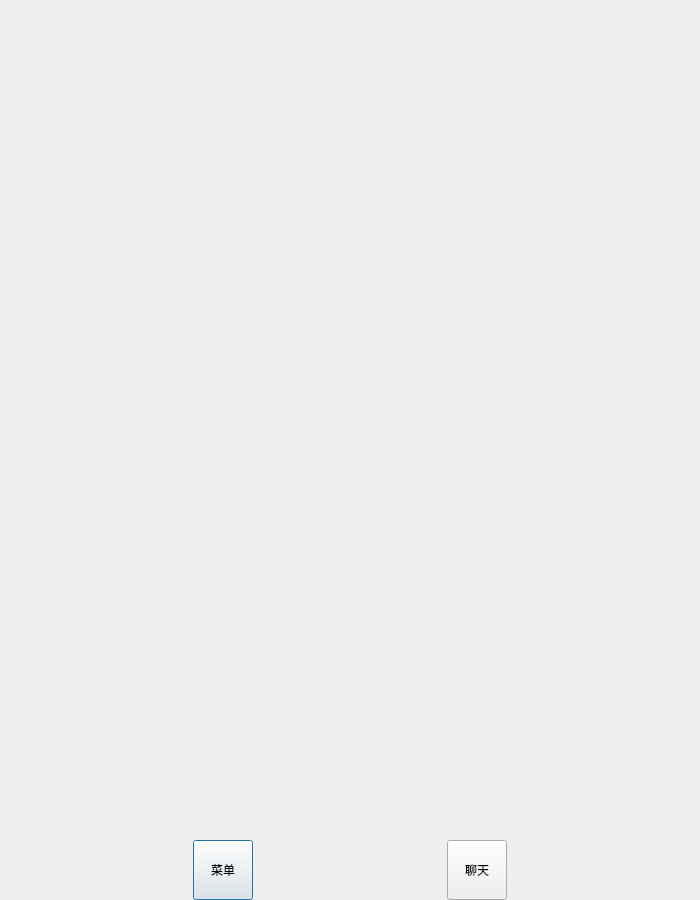
<?xml version="1.0" encoding="UTF-8"?>
<ui version="4.0">
 <class>ApplicationDialog</class>
 <widget class="QDialog" name="ApplicationDialog">
  <property name="geometry">
   <rect>
    <x>0</x>
    <y>0</y>
    <width>700</width>
    <height>900</height>
   </rect>
  </property>
  <property name="minimumSize">
   <size>
    <width>700</width>
    <height>900</height>
   </size>
  </property>
  <property name="maximumSize">
   <size>
    <width>700</width>
    <height>900</height>
   </size>
  </property>
  <property name="windowTitle">
   <string>Dialog</string>
  </property>
  <layout class="QVBoxLayout" name="verticalLayout">
   <property name="spacing">
    <number>0</number>
   </property>
   <property name="leftMargin">
    <number>0</number>
   </property>
   <property name="topMargin">
    <number>0</number>
   </property>
   <property name="rightMargin">
    <number>0</number>
   </property>
   <property name="bottomMargin">
    <number>0</number>
   </property>
   <item>
    <layout class="QVBoxLayout" name="verticalLayout_2">
     <property name="bottomMargin">
      <number>0</number>
     </property>
     <item>
      <widget class="QStackedWidget" name="stackedWidget">
       <property name="currentIndex">
        <number>1</number>
       </property>
       <widget class="MenuDialog" name="menu_wid"/>
       <widget class="ChatDialog" name="chat_wid"/>
      </widget>
     </item>
     <item>
      <layout class="QHBoxLayout" name="horizontalLayout">
       <item>
        <spacer name="horizontalSpacer_2">
         <property name="orientation">
          <enum>Qt::Horizontal</enum>
         </property>
         <property name="sizeHint" stdset="0">
          <size>
           <width>40</width>
           <height>20</height>
          </size>
         </property>
        </spacer>
       </item>
       <item>
        <widget class="QPushButton" name="menu_btn">
         <property name="minimumSize">
          <size>
           <width>60</width>
           <height>60</height>
          </size>
         </property>
         <property name="maximumSize">
          <size>
           <width>60</width>
           <height>60</height>
          </size>
         </property>
         <property name="text">
          <string>菜单</string>
         </property>
        </widget>
       </item>
       <item>
        <spacer name="horizontalSpacer">
         <property name="orientation">
          <enum>Qt::Horizontal</enum>
         </property>
         <property name="sizeHint" stdset="0">
          <size>
           <width>40</width>
           <height>20</height>
          </size>
         </property>
        </spacer>
       </item>
       <item>
        <widget class="QPushButton" name="chat_btn">
         <property name="minimumSize">
          <size>
           <width>60</width>
           <height>60</height>
          </size>
         </property>
         <property name="maximumSize">
          <size>
           <width>60</width>
           <height>60</height>
          </size>
         </property>
         <property name="text">
          <string>聊天</string>
         </property>
        </widget>
       </item>
       <item>
        <spacer name="horizontalSpacer_3">
         <property name="orientation">
          <enum>Qt::Horizontal</enum>
         </property>
         <property name="sizeHint" stdset="0">
          <size>
           <width>40</width>
           <height>20</height>
          </size>
         </property>
        </spacer>
       </item>
      </layout>
     </item>
    </layout>
   </item>
  </layout>
 </widget>
 <customwidgets>
  <customwidget>
   <class>ChatDialog</class>
   <extends>QWidget</extends>
   <header location="global">chatdialog.h</header>
   <container>1</container>
  </customwidget>
  <customwidget>
   <class>MenuDialog</class>
   <extends>QWidget</extends>
   <header location="global">menudialog.h</header>
   <container>1</container>
  </customwidget>
 </customwidgets>
 <resources/>
 <connections/>
</ui>
